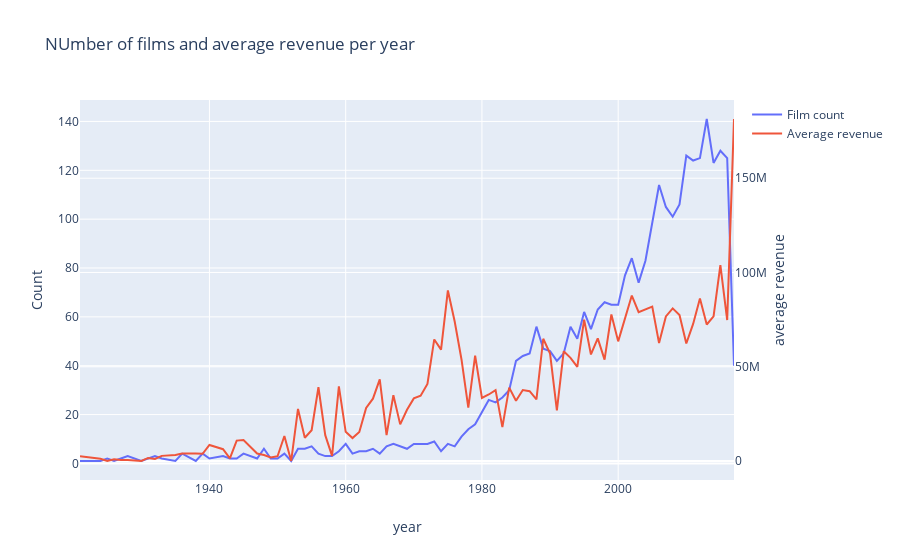

Source (notebook cell):
### Code cell
d1 = train['release_date_year'].value_counts().sort_index()
d2 = train.groupby(['release_date_year'])['revenue'].mean()

data = [go.Scatter(x=d1.index, y=d1.values, name= 'Film count'), 
       go.Scatter(x = d2.index, y = d2.values, name = 'Average revenue', yaxis='y2')]

layout = go.Layout(dict(title = 'NUmber of films and average revenue per year',
                       xaxis = dict(title = "year"),
                       yaxis = dict(title = 'Count'),
                       yaxis2 = dict(title="average revenue", overlaying='y', side = 'right')),
                  legend = dict(orientation = 'v'))
py.iplot(dict(data = data, layout = layout))
